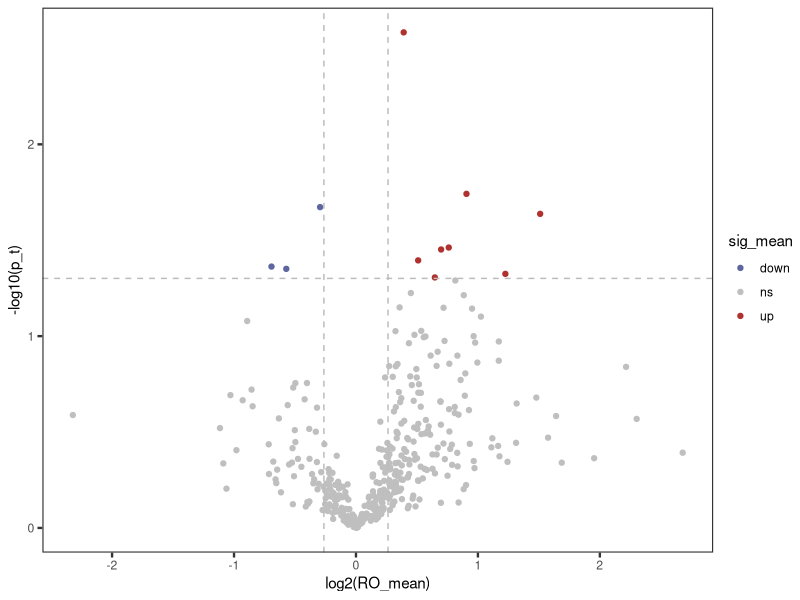

Here is the R script that generated this plot:
library(dplyr)
library(ggplot2)
library(ComplexHeatmap)
library(circlize)

rm(list = ls())
result=read.csv("eFig. 3a.csv")
names(result)
table(result$sig_mean)

ggplot(result, aes(x=log2(RO_mean), y=-log10(p_t), color=sig_mean))+
  geom_point()+
  geom_hline(yintercept = -log10(0.05), linetype=2,linewidth=.5, color="#BBBBBB")+
  geom_vline(xintercept = c(log2(1.2),-log2(1.2)), linetype=2,linewidth=.5, color="#BBBBBB")+
  scale_color_manual(values = c("#5D669F","#BFBFBF","#AF322F"))+
  theme_test()+
  theme(axis.line = element_blank(),
        panel.border = element_rect(linewidth=.8),
        axis.ticks = element_line(linewidth=.8),
        axis.ticks.length = unit(1.25,"mm"))
ggsave("volcano peptides.pdf", width = 3.8, height = 3)
